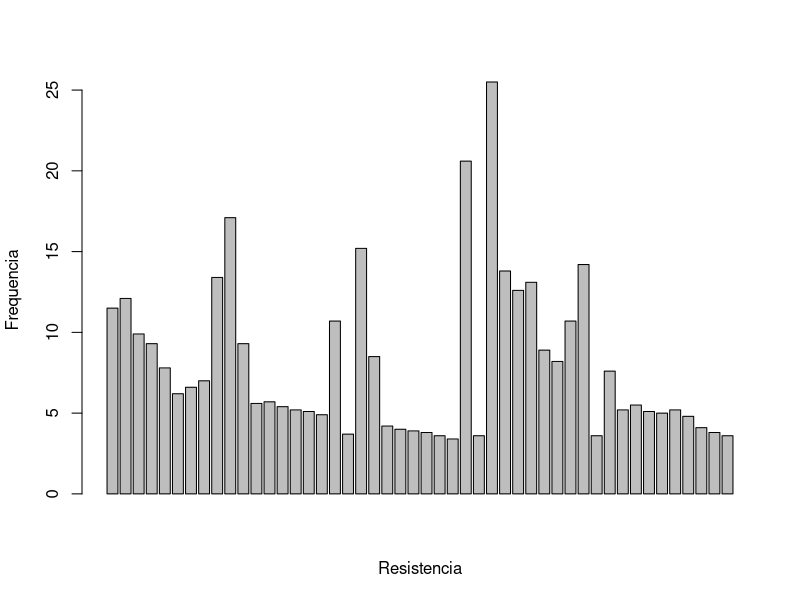
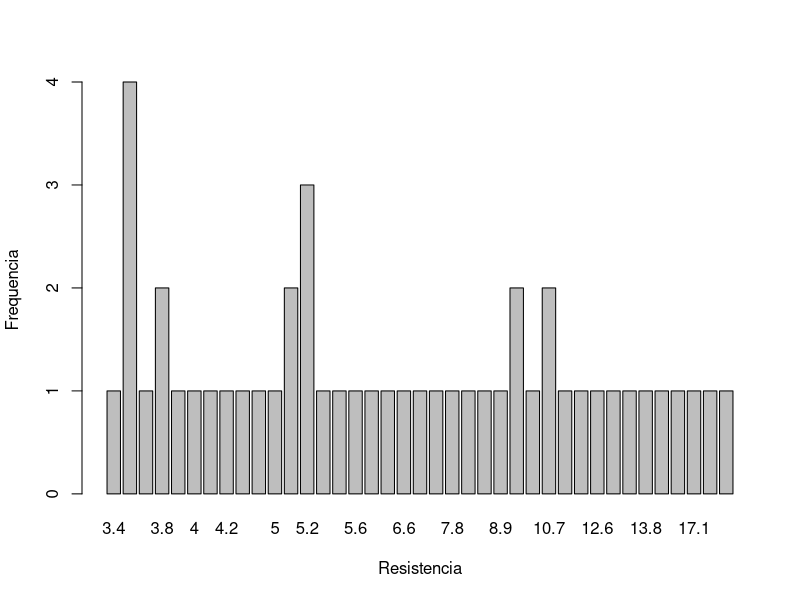
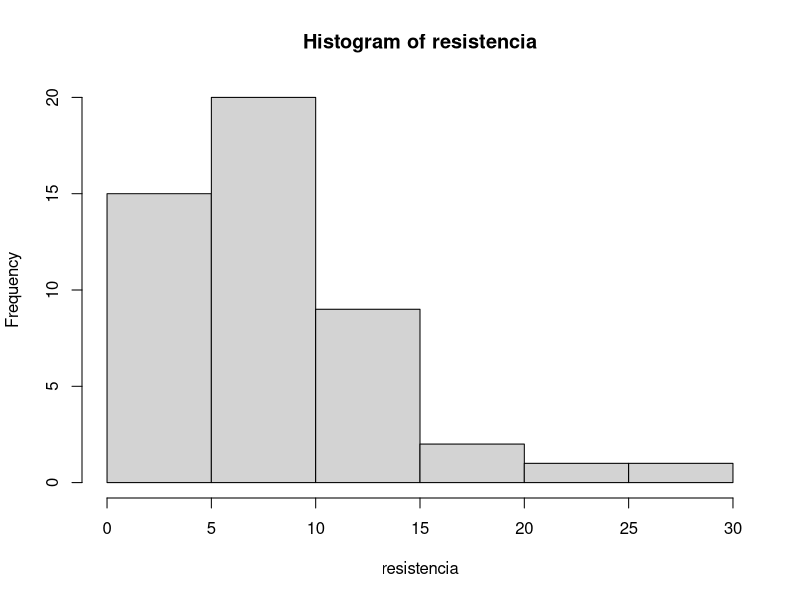
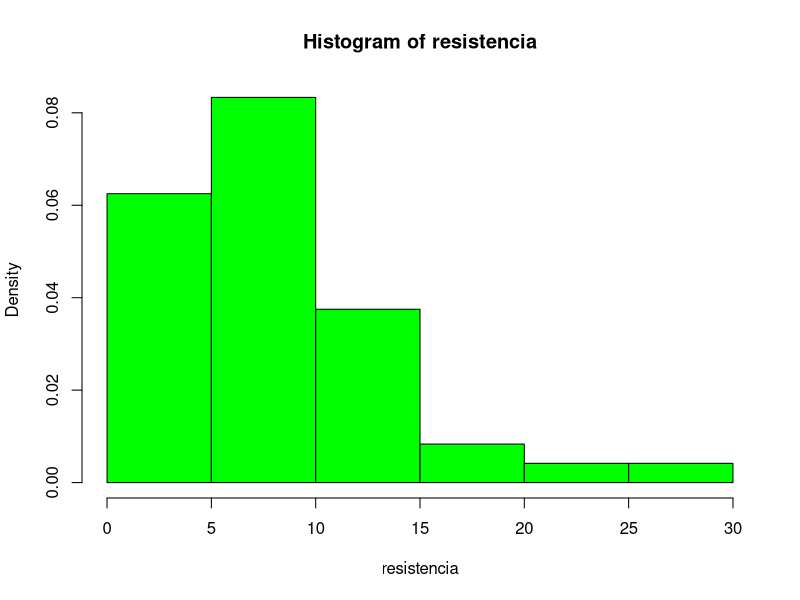
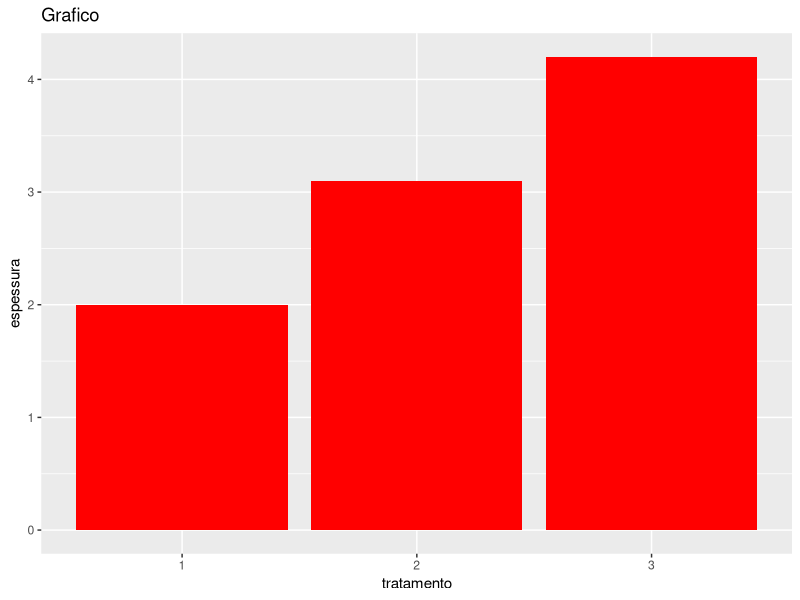
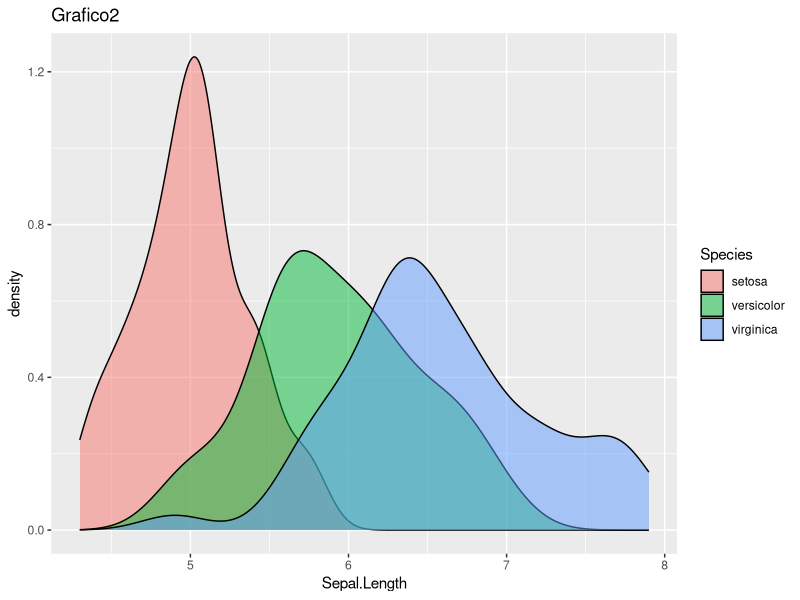
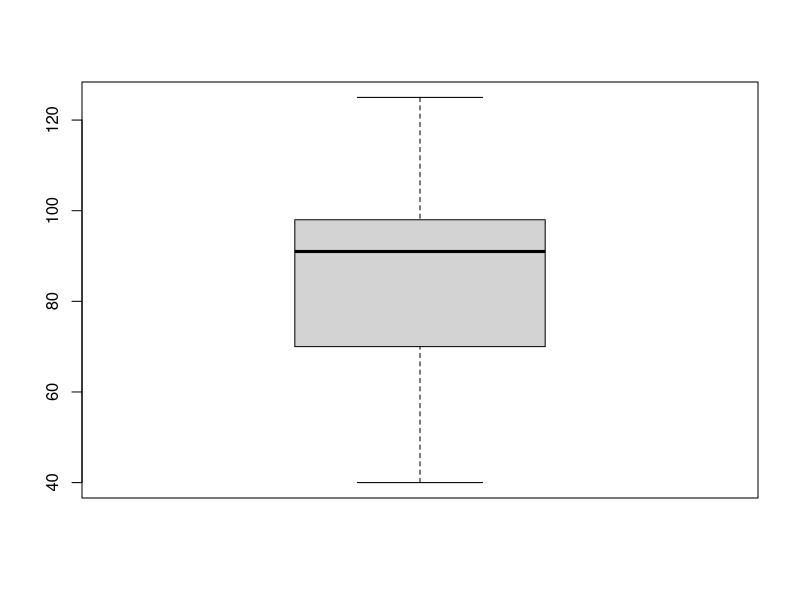
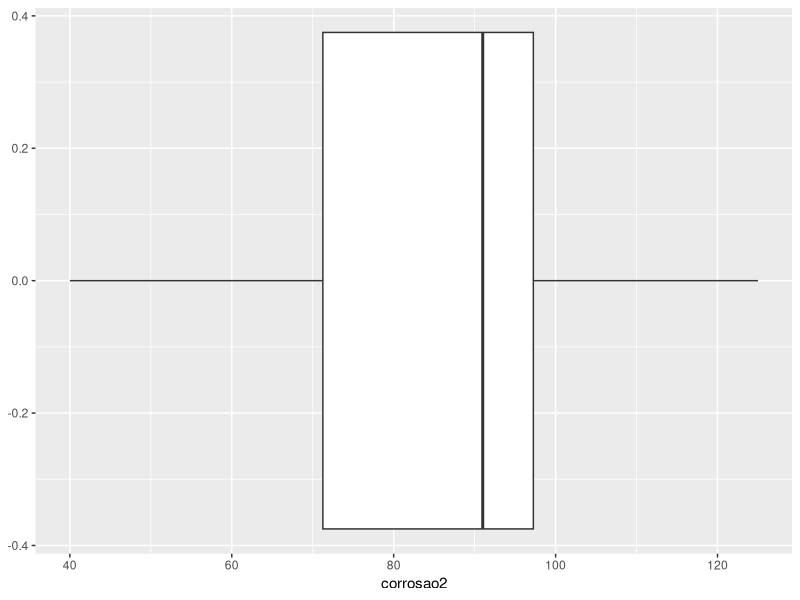

Write the R code that produced these figures, in order.
##histograma
resistencia <- c(11.5, 12.1, 9.9, 9.3, 7.8, 6.2, 6.6, 7.0, 13.4,
                 17.1, 9.3, 5.6, 5.7, 5.4, 5.2, 5.1, 4.9, 10.7, 3.7,
                 15.2, 8.5, 4.2, 4.0, 3.9, 3.8, 3.6, 3.4, 20.6, 3.6,
                 25.5, 13.8, 12.6, 13.1, 8.9, 8.2, 10.7, 14.2, 3.6,
                 7.6, 5.2, 5.5, 5.1, 5.0, 5.2, 4.8, 4.1, 3.8, 3.6)

barplot(resistencia, ylab = "Frequencia", xlab = "Resistencia")

freq <- table(resistencia)
freq

barplot(freq, ylab = "Frequencia", xlab = "Resistencia")

hist(resistencia)
hist(resistencia, freq = FALSE, col = c("green"))


##quartil
corrosao <- c(40, 52, 55, 60, 70, 75, 85, 90, 90,
              92, 94, 94, 95, 98, 100, 115, 125, 125)

quantile(corrosao, type = 7)

##grafico de barras e de densidade

install.packages("ggplot2")
library(ggplot2)

##data frame
df <- data.frame(tratamento = c("1", "2", "3"), espessura = c(2, 3.1, 4.2))

##grafico de barras
ggplot(df, aes(y = espessura, x = tratamento)) + geom_col(fill = "red") + ggtitle("Grafico")

#carregamento dos dados
data("iris")

##grafico de densidade
ggplot(iris, aes(x = Sepal.Length, fill = Species)) + geom_density(alpha = .5) + ggtitle("Grafico2")

##grafico boxplot      
corrosao2 <- c(40, 52, 55, 60, 70, 75, 85, 90, 90,
              92, 94, 94, 95, 98, 100, 115, 125, 125)                                             

boxplot(corrosao2)

df <- data.frame(corrosao2)
ggplot(df, aes(x = corrosao2)) + geom_boxplot()
